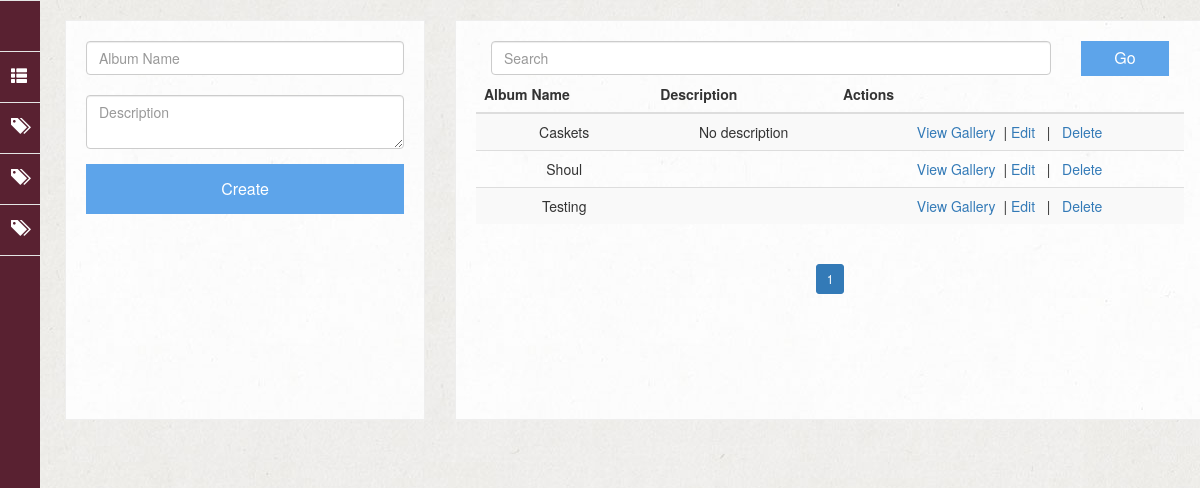
The page /views/album-management.php (signed in) on the database its author committed.
### tables this page shows
CREATE TABLE `albums` (
  `id` int(11) NOT NULL,
  `name` varchar(40) NOT NULL,
  `description` text
);

### public/services/AlbumService.php (called while the page is built, shortened)
<?php
require_once '../classes/Album.php';
class AlbumService
{
    private $_count;
    private $_LIMIT;
    public function __construct(){
        $this->_LIMIT = 10;
    }
    public function getNumberOfPages(){
        return ceil($this->_count /$this->_LIMIT);
    }
    public function getCount(){
        $db = Database::getInstance();
        $result = $db->query('select count(*) as count from albums');
        $this->_count = $result->fetch_assoc()['count'];
        return $this->_count;
    }
    public function getAlbumbyLimit($page_num = 1, $limit = 10, $name = ''){
        $db = Database::getInstance();
        $this->_LIMIT = $limit;
        $this->getCount();
		$start = $this->_LIMIT * ($page_num-1);
	    $list = [];
	    $limitQuery = "{$start},{$this->_LIMIT}";
        $name = $db->escape_string($name);
	    $nameQuery = " name like '%{$name}%' ";
		if($result = $db->query("select * from albums where {$nameQuery} order by id desc limit {$limitQuery}"))
		{
		    $i =0;
		    while($obj = $result->fetch_assoc()){
               $album = new Album();
               $album->setId($obj["id"]);
               $album->setName($obj["name"]);
               $album->setDescription($obj["description"]);
               $images = [];
               $id = $obj["id"];
               if($result2 = $db->query("select * from images where fk_album_id = {$id}"))
		       {
                  $album->setImages($images);
               }
               $list[$i] = $album;
               $i++;
		    }
	    }
		 return $list;
    }
}
?>

### public/classes/Album.php (called while the page is built, shortened)
<?php
class Album{
    private $_id = 0;
    private $_name = "";
    private $_description="";
    public function getId(){
        return $this->_id;
    }
    public function setId($id){
        $this->_id=$id;
    }
    public function getName(){
        return $this->_name;
    }
    public function setName($name){
        $this->_name = $name;
    }
    public function getDescription(){
        return $this->_description;
    }
    public function setDescription($description){
        $this->_description = $description;
    }
}
?>

### public/views/album-management.php (the view, shortened to what this page needs)
<?php
 require('../services/AlbumService.php');
 require_once('admin-sidebar.php');
?>
<?php
    $albumService = new AlbumService();
    $page_num = 1;
    $album = null;
    if(isset($_GET["q"])){
       $albumList = $albumService->getAlbumbyLimit($page_num, 10, $_GET["q"]);
    }else{
       $albumList = $albumService->getAlbumbyLimit($page_num, 10);
    }
    $numberOfPages = $albumService->getNumberOfPages();
?>
<div class="container album-management">
    <div class="row">
        <div class="col-md-4 col-sm-4 col-xs-12">
            <div class="card">
                <form action="<?= (isset($album))?'../actions/album-actions.php?id='.$album->getId():'../actions/album-actions.php'?>" method="post">
                    <input type="text" value="<?=(isset($album))?$album->getName():''?>" class="form-control" name="name" placeholder="Album Name">
                    <div class="form-group">
                        <textarea id="details" type="text" name="description" maxlength="120" placeholder="Description" class="form-control" id="detail" required><?=(isset($album))?$album->getDescription():''?></textarea>
                    </div>
                    <button type="submit" class=""><?= (isset($album))?'Save Changes':'Create'?></button>
                </form>
            </div>
        </div>
        <div class="col-md-8 col-sm-8 col-xs-12">
            <div class="card">
                <form class="form-inline" >
                    <div class="col-sm-10">
                        <input type="text" class="form-control" name="q" placeholder="Search">
                    </div>
                    <div class="col-sm-2">
                       <button type="submit" class="" style="height: 35px !important;">Go</button>
                    </div>
                </form>
                <table class="table table-striped">
                    <thead>
                        <tr>
                            <th>Album Name</th>
                            <th>Description</th>
                            <th>Actions</th>
                        </tr>
                    </thead>
                    <tbody>
                        <?php foreach($albumList as $album) :?>
                        <tr>
                            <td><?= $album->getName()?></td>
                            <td><?= $album->getDescription()?></td>
                            <td>
                                <a href=<?= './gallery-management.php?id='.$album->getId()?>>View Gallery</a> &nbsp|
                                <a href=<?= './album-management.php?id='.$album->getId()?>>Edit</a> &nbsp | &nbsp
                                <a href="<?='../actions/album-actions.php?id='.$album->getId().'&delete=yes'?>">Delete</a>
                            </td>
                        </tr>
                        <?php endforeach; ?>
                    </tbody>
                </table>
                 <div class="row text-center">
                <nav aria-label="..." style=" position: relative; margin: auto 0;">
                <ul class="pagination pagination-sm">
                    <?php for( $i =1; $i <= $numberOfPages; $i++):?>
                    <li class="page-item <?=($page_num == $i)?'active':''?>"><a class="page-link" <?=($page_num == $i)?' ':"href= 'album-management.php?page_num=$i'"?> > <?=$i ?></a></li>
                    <?php endfor;?>
                </ul>
                </nav>
              </div>
            </div>
        </div>
    </div>
</div>
<?php require_once('admin-footer.php'); ?>

### public/assets/css/style.css (style rules this page uses)
body { padding:0; margin:0; background-image: url('../img/top_bg.jpg') }
.card { height: 400px !important; border: 1px solid #eee; padding: 20px; margin-top: 10px; text-align: center; background-color: #fff; position: relative; background-image: url('../img/white_bg.jpg'); }
.card ul { list-style: none; padding-left: 0px; }
.album-management input { width: 100% !important; }
.album-management .card { margin-bottom: 40px !important; }
.album-management .card { height: auto !important; min-height: 400px; border: 1px solid #eee; padding: 20px; margin-top: 10px; margin-bottom: 150px; text-align: center; background-color: #fff; background-image: url('../img/white_bg.jpg'); }
.album-management button { height: 50px !important; width: 100% !important; background-color: #5da4ea; border: none !important; color: white !important; text-decoration: none !important; display: inline-block !important; font-size: 16px !important; }

### public/assets/css/side-bar.css (style rules this page uses)
body,html { height: 100vh; }

### rows shown on the page
albums: name "Caskets", description "No description"
albums: name "Shoul"
albums: name "Testing"
